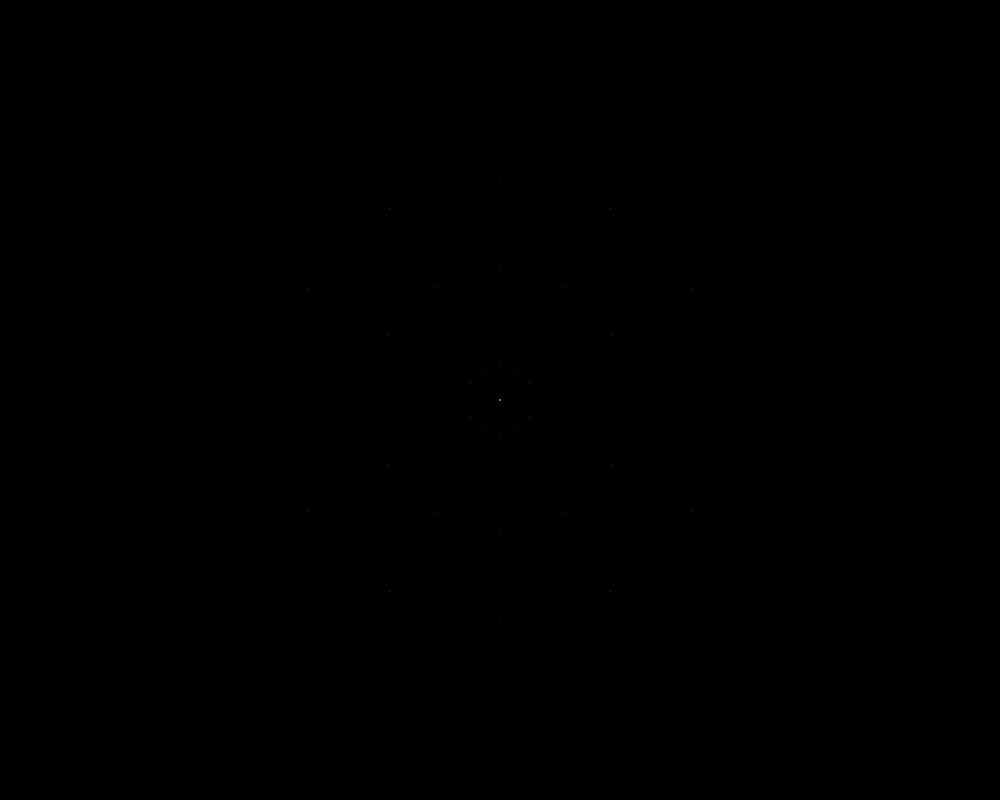
Frame 1 (no input)
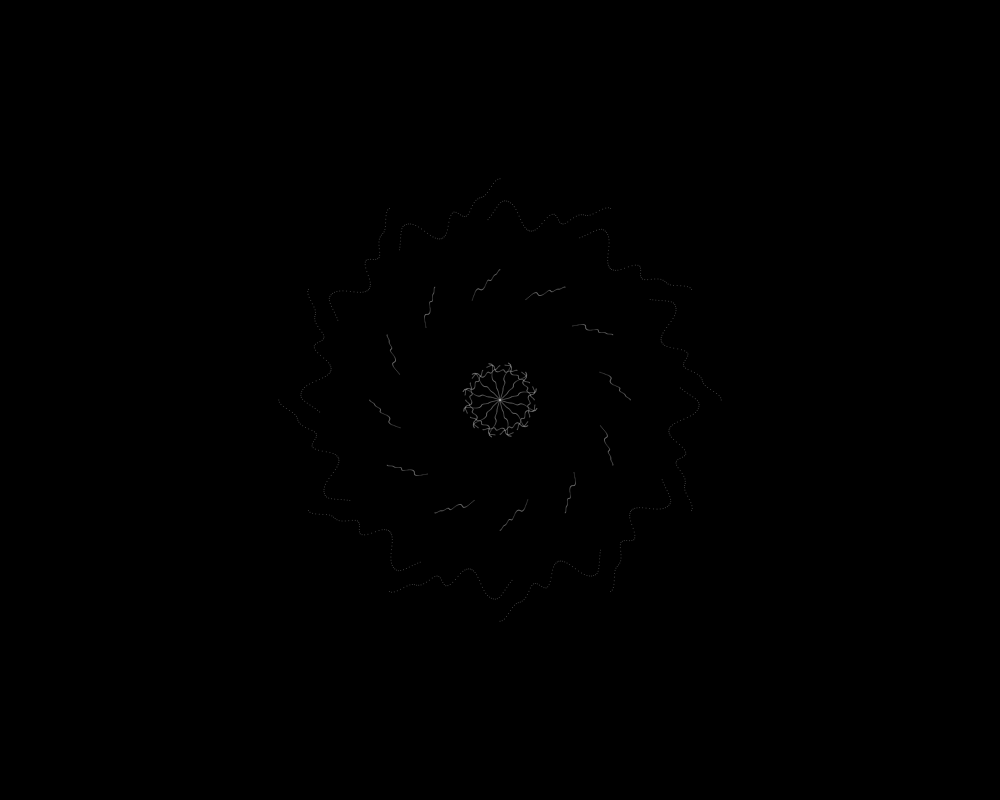
Frame 60 (the mouse pressed at the canvas centre just before this capture)
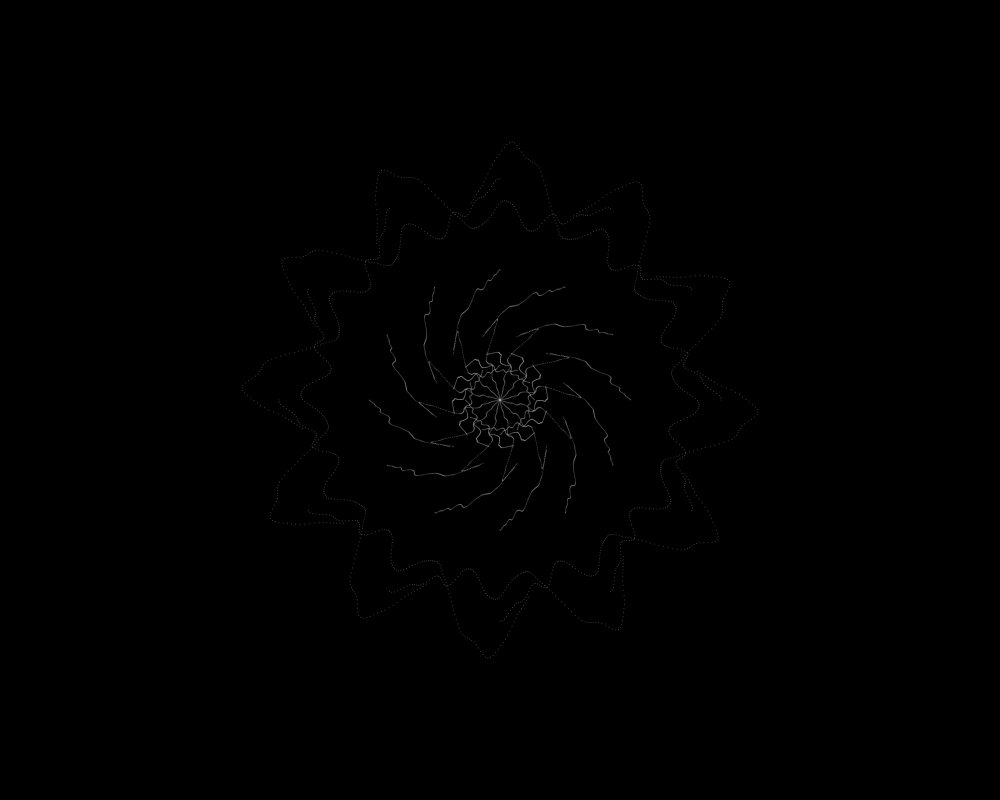
Frame 120 (the mouse held since frame 60 and released just before this capture)

The Processing sketch that drew these frames (run headless with seeded random() and noise(); from frame 60 on, the mouse is pressed at the canvas centre):

// Processing sketch: PXP_W2.3_transLines
// ── PXP_W2.3_transLines.pde
int rotationAngle = 30;

float x1, y1;
float x2, y2;
float x3, y3;
float x4, y4;
float x5, y5;

float xoff = 0;
float yoff = 0;
float angle = 0;

void setup() {
  size(1000, 800);
  background(0);
  noStroke();
}

void draw() {
  translate(width/2, height/2);
  
  /*float d1 = map(noise(xoff), 0, 1, 0, 300);
  x1 = sin(angle) * d1;
  y1 = sin(angle) * d1;
  for (int i=0; i<360; i+=(rotationAngle/2)) {
    fill(200, 100);
    ellipse(x1, y1, 1, 1);
    rotate(radians(rotationAngle/2));
  }*/
  
  float d2 = map(noise(xoff), 0, 1, 100, 300);
  x2 = sin(angle) * d2;
  y2 = cos(angle) * d2;
  for (int j=0; j<360; j+=rotationAngle) {
    fill(200, 100);
    ellipse(x2, y2, 1, 1);
    rotate(radians(rotationAngle));
  }
  
  float d3 = map(noise(xoff), 0, 1, 100, 150);
  x3 = sin(angle) * 50;
  y3 = cos(angle) * d3;
  for (int k=0; k<360; k+=rotationAngle) {
    fill(200, 100);
    ellipse(x3, y3, 1, 1);
    rotate(radians(rotationAngle));
  }
  
  float d4 = map(noise(xoff), 0, 1, 10, 50);
  x4 = sin(angle) * 50;
  y4 = cos(angle) * d4;
  for (int l=0; l<360; l+=rotationAngle) {
    fill(200, 100);
    ellipse(x4, y4, 1, 1);
    rotate(radians(rotationAngle));
  }
  
  float d5 = map(noise(xoff), 0, 1, 10, 100);
  x5 = sin(angle) * 50;
  y5 = sin(angle) * d5;
  for (int m=0; m<360; m+=rotationAngle) {
    fill(200, 100);
    ellipse(x5, y5, 1, 1);
    rotate(radians(rotationAngle));
  }
  
  angle += 0.01;
  xoff += 0.02;
}
